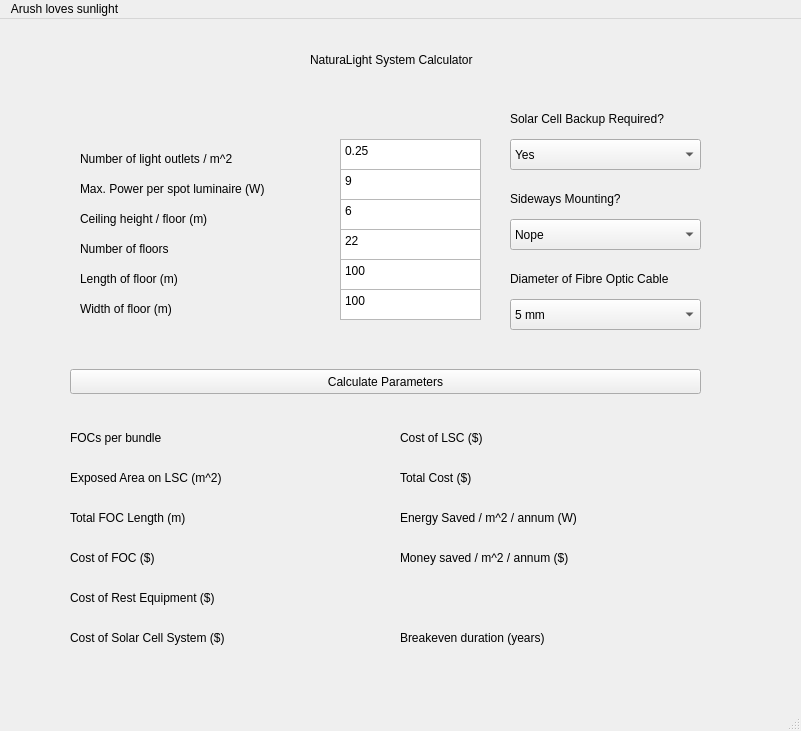
<?xml version="1.0" encoding="UTF-8"?>
<ui version="4.0">
 <class>MainWindow</class>
 <widget class="QMainWindow" name="MainWindow">
  <property name="geometry">
   <rect>
    <x>0</x>
    <y>0</y>
    <width>801</width>
    <height>731</height>
   </rect>
  </property>
  <property name="windowTitle">
   <string>MainWindow</string>
  </property>
  <property name="autoFillBackground">
   <bool>true</bool>
  </property>
  <widget class="QWidget" name="centralwidget">
   <widget class="QLabel" name="label">
    <property name="geometry">
     <rect>
      <x>310</x>
      <y>10</y>
      <width>211</width>
      <height>61</height>
     </rect>
    </property>
    <property name="text">
     <string>NaturaLight System Calculator</string>
    </property>
   </widget>
   <widget class="QPushButton" name="pushButton">
    <property name="geometry">
     <rect>
      <x>70</x>
      <y>350</y>
      <width>631</width>
      <height>25</height>
     </rect>
    </property>
    <property name="cursor">
     <cursorShape>PointingHandCursor</cursorShape>
    </property>
    <property name="text">
     <string>Calculate Parameters</string>
    </property>
   </widget>
   <widget class="QPlainTextEdit" name="density">
    <property name="geometry">
     <rect>
      <x>340</x>
      <y>120</y>
      <width>141</width>
      <height>31</height>
     </rect>
    </property>
    <property name="plainText">
     <string>0.25</string>
    </property>
   </widget>
   <widget class="QPlainTextEdit" name="P">
    <property name="geometry">
     <rect>
      <x>340</x>
      <y>150</y>
      <width>141</width>
      <height>31</height>
     </rect>
    </property>
    <property name="plainText">
     <string>9</string>
    </property>
   </widget>
   <widget class="QPlainTextEdit" name="h">
    <property name="geometry">
     <rect>
      <x>340</x>
      <y>180</y>
      <width>141</width>
      <height>31</height>
     </rect>
    </property>
    <property name="plainText">
     <string>6</string>
    </property>
   </widget>
   <widget class="QPlainTextEdit" name="w">
    <property name="geometry">
     <rect>
      <x>340</x>
      <y>270</y>
      <width>141</width>
      <height>31</height>
     </rect>
    </property>
    <property name="plainText">
     <string>100</string>
    </property>
   </widget>
   <widget class="QPlainTextEdit" name="N">
    <property name="geometry">
     <rect>
      <x>340</x>
      <y>210</y>
      <width>141</width>
      <height>31</height>
     </rect>
    </property>
    <property name="plainText">
     <string>22</string>
    </property>
   </widget>
   <widget class="QPlainTextEdit" name="l">
    <property name="geometry">
     <rect>
      <x>340</x>
      <y>240</y>
      <width>141</width>
      <height>31</height>
     </rect>
    </property>
    <property name="plainText">
     <string>100</string>
    </property>
   </widget>
   <widget class="QLabel" name="label_2">
    <property name="geometry">
     <rect>
      <x>80</x>
      <y>130</y>
      <width>231</width>
      <height>20</height>
     </rect>
    </property>
    <property name="text">
     <string>Number of light outlets / m^2</string>
    </property>
   </widget>
   <widget class="QLabel" name="label_3">
    <property name="geometry">
     <rect>
      <x>80</x>
      <y>160</y>
      <width>241</width>
      <height>20</height>
     </rect>
    </property>
    <property name="text">
     <string>Max. Power per spot luminaire (W)</string>
    </property>
   </widget>
   <widget class="QLabel" name="label_4">
    <property name="geometry">
     <rect>
      <x>510</x>
      <y>90</y>
      <width>201</width>
      <height>20</height>
     </rect>
    </property>
    <property name="text">
     <string>Solar Cell Backup Required?</string>
    </property>
   </widget>
   <widget class="QLabel" name="label_5">
    <property name="geometry">
     <rect>
      <x>80</x>
      <y>190</y>
      <width>231</width>
      <height>20</height>
     </rect>
    </property>
    <property name="text">
     <string>Ceiling height / floor (m)</string>
    </property>
   </widget>
   <widget class="QLabel" name="label_6">
    <property name="geometry">
     <rect>
      <x>80</x>
      <y>220</y>
      <width>231</width>
      <height>20</height>
     </rect>
    </property>
    <property name="text">
     <string>Number of floors</string>
    </property>
   </widget>
   <widget class="QLabel" name="label_7">
    <property name="geometry">
     <rect>
      <x>80</x>
      <y>250</y>
      <width>231</width>
      <height>20</height>
     </rect>
    </property>
    <property name="text">
     <string>Length of floor (m)</string>
    </property>
   </widget>
   <widget class="QLabel" name="label_9">
    <property name="geometry">
     <rect>
      <x>80</x>
      <y>280</y>
      <width>231</width>
      <height>20</height>
     </rect>
    </property>
    <property name="text">
     <string>Width of floor (m)</string>
    </property>
   </widget>
   <widget class="QComboBox" name="SolarCellRequired">
    <property name="geometry">
     <rect>
      <x>510</x>
      <y>120</y>
      <width>191</width>
      <height>31</height>
     </rect>
    </property>
    <property name="cursor">
     <cursorShape>PointingHandCursor</cursorShape>
    </property>
    <item>
     <property name="text">
      <string>Yes</string>
     </property>
    </item>
    <item>
     <property name="text">
      <string>Nope</string>
     </property>
    </item>
   </widget>
   <widget class="QComboBox" name="roofMountOnly">
    <property name="geometry">
     <rect>
      <x>510</x>
      <y>200</y>
      <width>191</width>
      <height>31</height>
     </rect>
    </property>
    <property name="cursor">
     <cursorShape>PointingHandCursor</cursorShape>
    </property>
    <item>
     <property name="text">
      <string>Nope</string>
     </property>
    </item>
    <item>
     <property name="text">
      <string>Yes</string>
     </property>
    </item>
   </widget>
   <widget class="QLabel" name="label_8">
    <property name="geometry">
     <rect>
      <x>510</x>
      <y>170</y>
      <width>201</width>
      <height>20</height>
     </rect>
    </property>
    <property name="text">
     <string>Sideways Mounting?</string>
    </property>
   </widget>
   <widget class="QLabel" name="label_10">
    <property name="geometry">
     <rect>
      <x>510</x>
      <y>250</y>
      <width>231</width>
      <height>20</height>
     </rect>
    </property>
    <property name="text">
     <string>Diameter of Fibre Optic Cable</string>
    </property>
   </widget>
   <widget class="QComboBox" name="FOCdia">
    <property name="geometry">
     <rect>
      <x>510</x>
      <y>280</y>
      <width>191</width>
      <height>31</height>
     </rect>
    </property>
    <property name="cursor">
     <cursorShape>PointingHandCursor</cursorShape>
    </property>
    <item>
     <property name="text">
      <string>5 mm</string>
     </property>
    </item>
    <item>
     <property name="text">
      <string>6 mm</string>
     </property>
    </item>
   </widget>
   <widget class="QLabel" name="circlesInside">
    <property name="geometry">
     <rect>
      <x>70</x>
      <y>410</y>
      <width>271</width>
      <height>17</height>
     </rect>
    </property>
    <property name="text">
     <string>FOCs per bundle</string>
    </property>
   </widget>
   <widget class="QLabel" name="areaLSC">
    <property name="geometry">
     <rect>
      <x>70</x>
      <y>450</y>
      <width>281</width>
      <height>17</height>
     </rect>
    </property>
    <property name="text">
     <string>Exposed Area on LSC (m^2)</string>
    </property>
   </widget>
   <widget class="QLabel" name="FOClength">
    <property name="geometry">
     <rect>
      <x>70</x>
      <y>490</y>
      <width>261</width>
      <height>17</height>
     </rect>
    </property>
    <property name="text">
     <string>Total FOC Length (m)</string>
    </property>
   </widget>
   <widget class="QLabel" name="FOCcost">
    <property name="geometry">
     <rect>
      <x>70</x>
      <y>530</y>
      <width>261</width>
      <height>17</height>
     </rect>
    </property>
    <property name="text">
     <string>Cost of FOC ($)</string>
    </property>
   </widget>
   <widget class="QLabel" name="equipCost">
    <property name="geometry">
     <rect>
      <x>70</x>
      <y>570</y>
      <width>281</width>
      <height>17</height>
     </rect>
    </property>
    <property name="text">
     <string>Cost of Rest Equipment ($)</string>
    </property>
   </widget>
   <widget class="QLabel" name="SolarCellCost">
    <property name="geometry">
     <rect>
      <x>70</x>
      <y>610</y>
      <width>271</width>
      <height>17</height>
     </rect>
    </property>
    <property name="text">
     <string>Cost of Solar Cell System ($)</string>
    </property>
   </widget>
   <widget class="QLabel" name="breakeven">
    <property name="geometry">
     <rect>
      <x>400</x>
      <y>610</y>
      <width>321</width>
      <height>17</height>
     </rect>
    </property>
    <property name="text">
     <string>Breakeven duration (years)</string>
    </property>
   </widget>
   <widget class="QLabel" name="LSCcost">
    <property name="geometry">
     <rect>
      <x>400</x>
      <y>410</y>
      <width>301</width>
      <height>17</height>
     </rect>
    </property>
    <property name="text">
     <string>Cost of LSC ($)</string>
    </property>
   </widget>
   <widget class="QLabel" name="MoneySaved">
    <property name="geometry">
     <rect>
      <x>400</x>
      <y>530</y>
      <width>321</width>
      <height>17</height>
     </rect>
    </property>
    <property name="text">
     <string>Money saved / m^2 / annum ($)</string>
    </property>
   </widget>
   <widget class="QLabel" name="TotalCost">
    <property name="geometry">
     <rect>
      <x>400</x>
      <y>450</y>
      <width>301</width>
      <height>17</height>
     </rect>
    </property>
    <property name="text">
     <string>Total Cost ($)</string>
    </property>
   </widget>
   <widget class="QLabel" name="EnergySaved">
    <property name="geometry">
     <rect>
      <x>400</x>
      <y>490</y>
      <width>351</width>
      <height>17</height>
     </rect>
    </property>
    <property name="text">
     <string>Energy Saved / m^2 / annum (W)</string>
    </property>
   </widget>
  </widget>
  <widget class="QMenuBar" name="menubar">
   <property name="geometry">
    <rect>
     <x>0</x>
     <y>0</y>
     <width>801</width>
     <height>22</height>
    </rect>
   </property>
   <widget class="QMenu" name="menuArush_loves_sunlight">
    <property name="title">
     <string>Arush loves sunlight</string>
    </property>
   </widget>
   <addaction name="menuArush_loves_sunlight"/>
  </widget>
  <widget class="QStatusBar" name="statusbar"/>
 </widget>
 <resources/>
 <connections/>
</ui>
